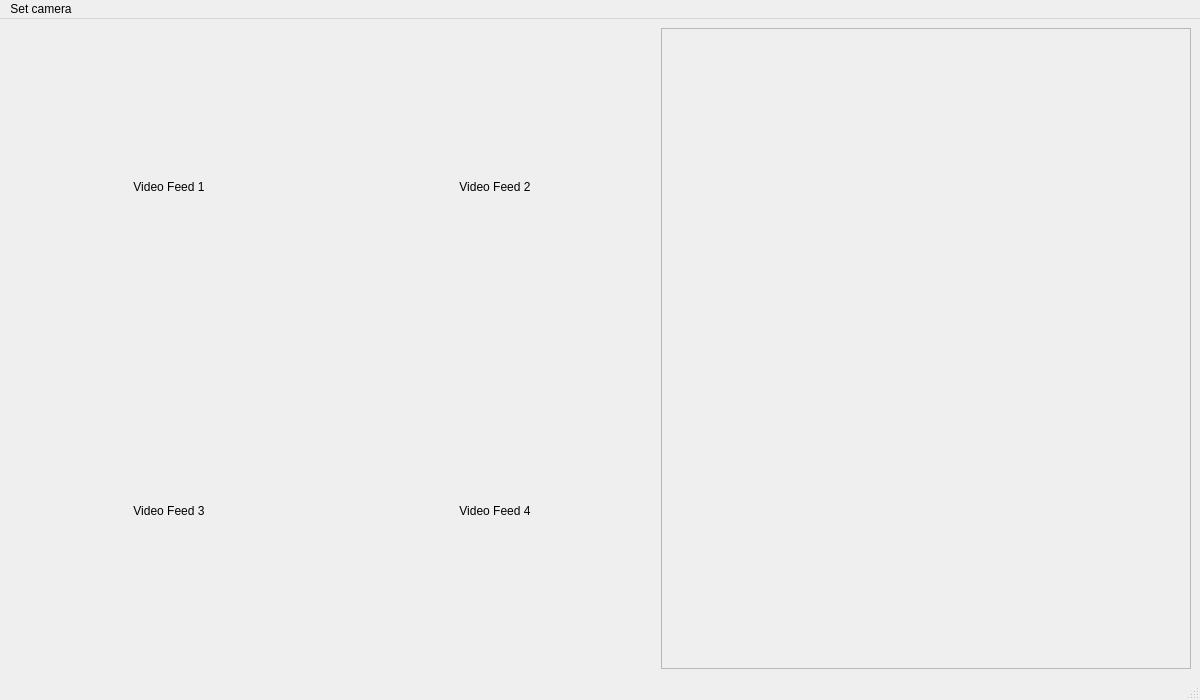
<?xml version="1.0" encoding="UTF-8"?>
<ui version="4.0">
 <class>MainWindow</class>
 <widget class="QMainWindow" name="MainWindow">
  <property name="geometry">
   <rect>
    <x>0</x>
    <y>0</y>
    <width>1200</width>
    <height>700</height>
   </rect>
  </property>
  <property name="windowTitle">
   <string>Thermal Camera Viewer</string>
  </property>
  <action name="actionManage_Cameras">
   <property name="text">
    <string>Manage Cameras...</string>
   </property>
  </action>
  <widget class="QWidget" name="centralwidget">
   <layout class="QHBoxLayout" name="horizontalLayout_2">
    <item>
     <layout class="QGridLayout" name="videoGrid">
      <item row="0" column="0">
       <widget class="QLabel" name="videoFeedLabel_1">
        <property name="sizePolicy">
         <sizepolicy hsizetype="Expanding" vsizetype="Expanding">
          <horstretch>0</horstretch>
          <verstretch>0</verstretch>
         </sizepolicy>
        </property>
        <property name="minimumSize">
         <size>
          <width>320</width>
          <height>240</height>
         </size>
        </property>
        <property name="text">
         <string>Video Feed 1</string>
        </property>
        <property name="alignment">
         <set>Qt::AlignCenter</set>
        </property>
       </widget>
      </item>
      <item row="0" column="1">
       <widget class="QLabel" name="videoFeedLabel_2">
        <property name="sizePolicy">
         <sizepolicy hsizetype="Expanding" vsizetype="Expanding">
          <horstretch>0</horstretch>
          <verstretch>0</verstretch>
         </sizepolicy>
        </property>
        <property name="minimumSize">
         <size>
          <width>320</width>
          <height>240</height>
         </size>
        </property>
        <property name="text">
         <string>Video Feed 2</string>
        </property>
        <property name="alignment">
         <set>Qt::AlignCenter</set>
        </property>
       </widget>
      </item>
      <item row="1" column="0">
       <widget class="QLabel" name="videoFeedLabel_3">
        <property name="sizePolicy">
         <sizepolicy hsizetype="Expanding" vsizetype="Expanding">
          <horstretch>0</horstretch>
          <verstretch>0</verstretch>
         </sizepolicy>
        </property>
        <property name="minimumSize">
         <size>
          <width>320</width>
          <height>240</height>
         </size>
        </property>
        <property name="text">
         <string>Video Feed 3</string>
        </property>
        <property name="alignment">
         <set>Qt::AlignCenter</set>
        </property>
       </widget>
      </item>
      <item row="1" column="1">
       <widget class="QLabel" name="videoFeedLabel_4">
        <property name="sizePolicy">
         <sizepolicy hsizetype="Expanding" vsizetype="Expanding">
          <horstretch>0</horstretch>
          <verstretch>0</verstretch>
         </sizepolicy>
        </property>
        <property name="minimumSize">
         <size>
          <width>320</width>
          <height>240</height>
         </size>
        </property>
        <property name="text">
         <string>Video Feed 4</string>
        </property>
        <property name="alignment">
         <set>Qt::AlignCenter</set>
        </property>
       </widget>
      </item>
     </layout>
    </item>
    <item>
     <layout class="QVBoxLayout" name="controlLayout">
      <item>
       <widget class="QScrollArea" name="scrollArea">
        <property name="widgetResizable">
         <bool>true</bool>
        </property>
        <widget class="QWidget" name="scrollAreaWidgetContents">
         <property name="geometry">
          <rect>
           <x>0</x>
           <y>0</y>
           <width>320</width>
           <height>590</height>
          </rect>
         </property>
         <layout class="QVBoxLayout" name="cameraSettingsLayout">
          </layout>
        </widget>
       </widget>
      </item>
     </layout>
    </item>
   </layout>
  </widget>
  <widget class="QMenuBar" name="menubar">
   <property name="geometry">
    <rect>
     <x>0</x>
     <y>0</y>
     <width>1200</width>
     <height>21</height>
    </rect>
   </property>
   <widget class="QMenu" name="menuSet_camera">
    <property name="title">
     <string>Set camera</string>
    </property>
    <addaction name="actionManage_Cameras"/>
   </widget>
   <addaction name="menuSet_camera"/>
  </widget>
  <widget class="QStatusBar" name="statusbar"/>
 </widget>
 <resources/>
 <connections/>
</ui>
